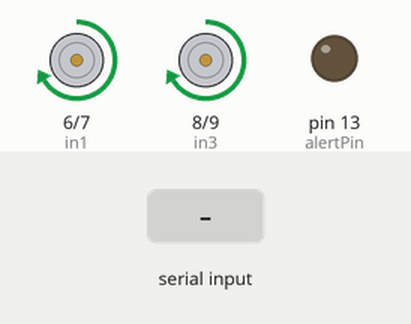
Recording of a sketch running on a simulated Arduino Uno, built with avr-gcc and run on an emulated ATmega328P. Parts: motor-driver pin pairs drawn as motors (green arrow = first pin HIGH = forward, orange = second pin HIGH = backward, longer = more drive, scaled by the enable pin), output pins drawn as LEDs (lit = HIGH). Dashed ring = blinking. Inputs (shaded band) come from the test bench.

Above: at 1.2 s.
1.3 s: "z" received over Serial
At 1.45 s:
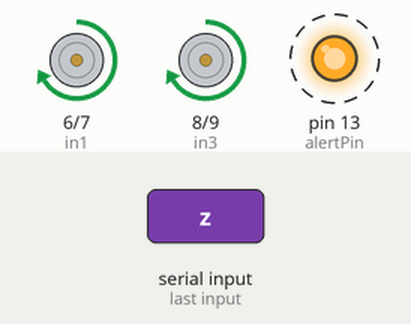
4.3 s: "a" received over Serial
At 4.45 s:
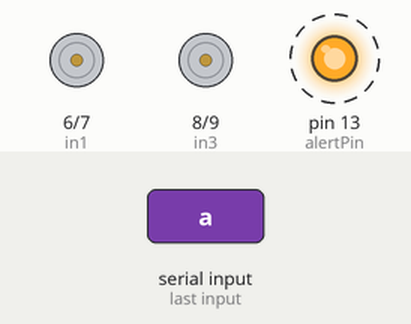
7.3 s: "b" received over Serial
At 7.9 s:
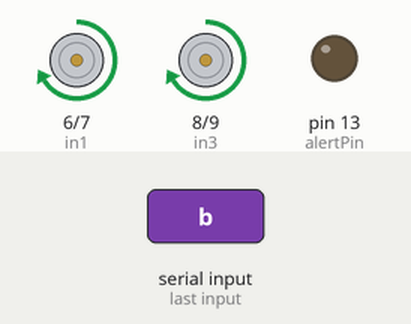
Timing chart, 0 to 10.3 s (numbered marks = the images above; inputs shaded):
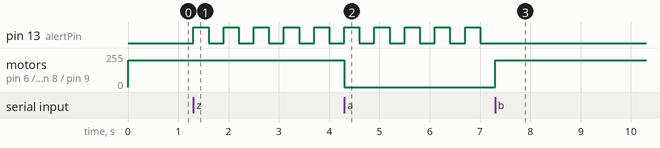

Measured:
- after the input at 1.3 s, pin 13 (alertPin): alternates HIGH for 0.30 s and LOW for 0.30 s, starting at once
- after the input at 4.3 s, motor on pin 6 (in1) / pin 7 (in2), motor on pin 8 (in3) / pin 9 (in4): forward 200/255 → stopped at once
- after the input at 7.3 s, pin 13 (alertPin): stops changing and stays LOW; motor on pin 6 (in1) / pin 7 (in2), motor on pin 8 (in3) / pin 9 (in4): stopped → forward 200/255 at once

The sketch:

Motor_Control_Speed_Two_Motors.ino
```cpp
// MOTOR PINS
int ena = 5;
int in1 = 6;
int in2 = 7;
int in3 = 8;
int in4 = 9;
int enb = 10;

// LED/Buzzer
int alertPin = 13;

char command = 'b';  // Default to normal running mode

void setup() {
  // Motor pins
  pinMode(in1, OUTPUT);
  pinMode(in2, OUTPUT);
  pinMode(in3, OUTPUT);
  pinMode(in4, OUTPUT);
  pinMode(ena, OUTPUT);
  pinMode(enb, OUTPUT);

  // LED pin
  pinMode(alertPin, OUTPUT);

  // Serial Communication
  Serial.begin(9600);

  // Start car normally
  runMotors();
}

void loop() {
  // Read incoming command from Python
  if (Serial.available()) {
    command = Serial.read();
  }

  if (command == 'z') {
    // Drowsy Alert: Blink LED, motors keep running
    blinkAlert(1);
    runMotors();
  }
  else if (command == 'a') {
    // Brake Mode: Stop motors and blink LED continuously
    stopMotors();
    blinkAlert(2);  // Blink in loop
  }
  else if (command == 'b') {
    // Resume: Normal running, LED off
    digitalWrite(alertPin, LOW);
    runMotors();
  }
}

// Function to run both motors forward
void runMotors() {
  digitalWrite(in1, HIGH);
  digitalWrite(in2, LOW);
  digitalWrite(in3, HIGH);
  digitalWrite(in4, LOW);
  analogWrite(ena, 200);  // Adjust speed (0-255)
  analogWrite(enb, 200);
}

// Function to stop both motors
void stopMotors() {
  digitalWrite(in1, LOW);
  digitalWrite(in2, LOW);
  digitalWrite(in3, LOW);
  digitalWrite(in4, LOW);
  analogWrite(ena, 0);
  analogWrite(enb, 0);
}

// Function to blink LED
void blinkAlert(int mode) {
  digitalWrite(alertPin, HIGH);
  delay(300);
  digitalWrite(alertPin, LOW);
  delay(300);

  // If brake mode, keep blinking in loop
  if (mode == 2) {
    while (command == 'a') {
      digitalWrite(alertPin, HIGH);
      delay(300);
      digitalWrite(alertPin, LOW);
      delay(300);
      // Allow breaking loop if new command comes
      if (Serial.available()) {
        command = Serial.read();
        break;
      }
    }
  }
}
```
